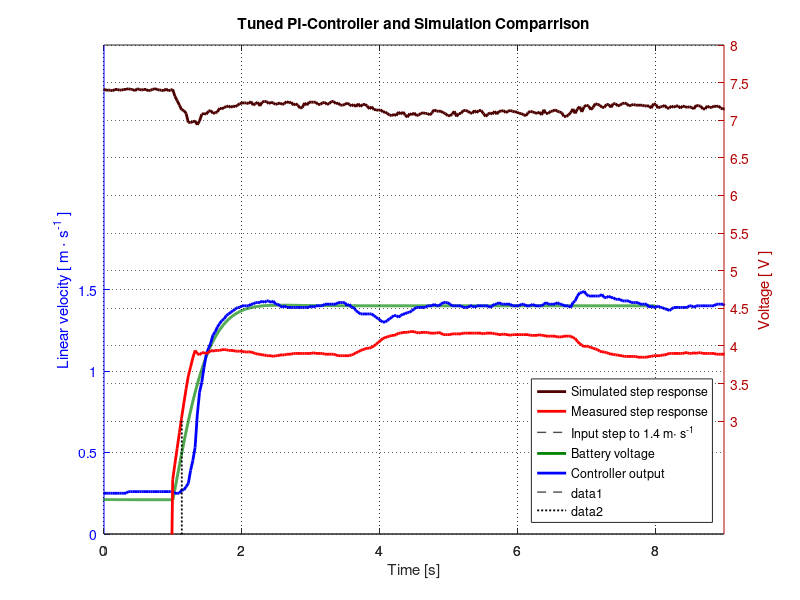

MATLAB code for this plot:
p = get(gcf, 'Position')           % These two lines makes the figuresappear the same
set(0, 'DefaultFigurePosition', p) % place on the screen as where you left them last
clear all
close all;
clc;

%csvwrite('simulationPIsingleStepTuned.csv', ScopeData4);
simData = csvread('simulationPIsingleStepTuned.csv', 0, 0);
simData(:,1) = simData(:,1)-2

data = csvread('LOG00299.csv'); % step 94 for calculated PI controller
                                % step 88 for tuned PI controller
                                % 

%data = csvread('LOG00217.csv');%, 0, 0); 18 to 22    use step 16
data(:,1) = (data(:,1)-4035)/1000;
%data1 = csvread('LOG00224.csv');%, 0, 0);
%data1(:,1) = (data1(:,1)-4035)/1000;
%data2 = csvread('LOG00225.csv');%, 0, 0);
%data2(:,1) = (data2(:,1)-4035)/1000;
%data3 = csvread('LOG00227.csv');%, 0, 0);
%data3(:,1) = (data3(:,1)-4035)/1000;

%data(:,3) = data(:,3);%-5.5;

[AX, vel, bat] = plotyy( simData(:,1), simData(:,2), data(:,1), data(:,3));
set(AX,'NextPlot','add')
plot(AX(1), data(:,1), data(:,2), 'Color', [0 0 1], 'LineWidth', 2);
pAdd = plot(AX(2), data(:,1), data(:,4) );
set(pAdd, 'Color', [1 0 0], 'LineWidth', 2 );


%pAdd = plot(AX(1), data(:,1), data(:,5) );
%set(pAdd, 'Color', [0 .5 0], 'LineWidth', 2 );

set(AX(1),'xlim',[0 9], 'ylim', [0 3], 'ycolor', [0 0 1]);
set(vel, 'Color', [0 .5 0], 'LineWidth', 2);
set(AX(2),'xlim',[0 9], 'ylim', [1.5 8], 'ycolor', [.7 0 0]);
set(bat, 'Color', [.3 0 0], 'LineWidth', 2);

hline = line([1 10], [1.4 1.4]);
set(hline, 'Color', [.3 .3 .3], 'LineWidth', 1, 'LineStyle', '--');

legend('Simulated step response', 'Measured step response', 'Input step to 1.4 m\cdot s^{-1}', 'Battery voltage', 'Controller output', 'Location', 'southeast')

hline = line([1 1], [0 1.4]);
set(hline, 'Color', [.3 .3 .3], 'LineWidth', 1, 'LineStyle', '--');

hline = line([1.129 1.129], [0 3]);
set(hline, 'Color', [0 0 0], 'LineWidth', 1.3, 'LineStyle', ':');

%%%%%plot( data(:,1), data(:,3), 'k', 'LineWidth', 2);
%scatter( data(:,1), data(:,2), 100, [0 .3 0], '.' );


%plot( simData(:,1), simData(:,4), 'r', 'LineWidth', 2);
%plot( data1(:,1), data1(:,2), 'b', 'LineWidth', 2);
%scatter( data1(:,1), data1(:,2), 100, [0 .3 0], '.' );

%plot( simData(:,1), simData(:,6), 'r', 'LineWidth', 2);
%plot( data2(:,1), data2(:,2), 'b', 'LineWidth', 2);
%scatter( data2(:,1), data2(:,2), 100, [0 .3 0], '.' );

%plot( simData(:,1), simData(:,8), 'r', 'LineWidth', 2);
%plot( data3(:,1), data3(:,2), 'b', 'LineWidth', 2);
%scatter( data3(:,1), data3(:,2), 100, [0 .3 0], '.' );

%Title and axis labels added
title('Tuned PI-Controller and Simulation Comparrison')
xlabel('Time [s]')
ylabel(AX(1), 'Linear velocity [ m \cdot s^{-1} ]')
ylabel(AX(2), 'Voltage [ V ]')
%xlim([ 0 3 ]);

set(AX(1), 'Xgrid', 'on', 'Ygrid', 'on', 'ytick', [0 .5 1 1.5], 'GridLineStyle',':', 'GridColor', 'k', 'GridAlpha', .6)
set(AX(2), 'Xgrid', 'on', 'Ygrid', 'on', 'ytick', [3 3.5 4 4.5 5 5.5 6 6.5 7 7.5 8], 'GridLineStyle',':', 'GridColor', 'k', 'GridAlpha', .6)
